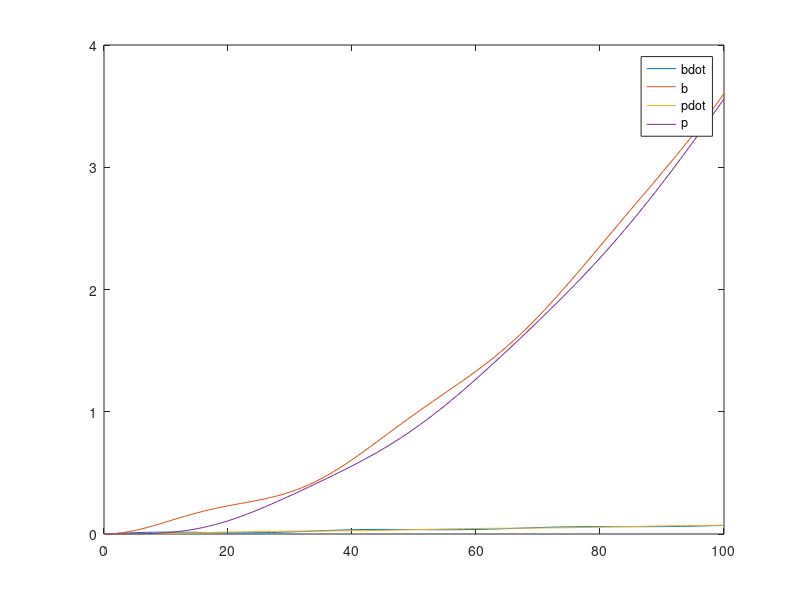
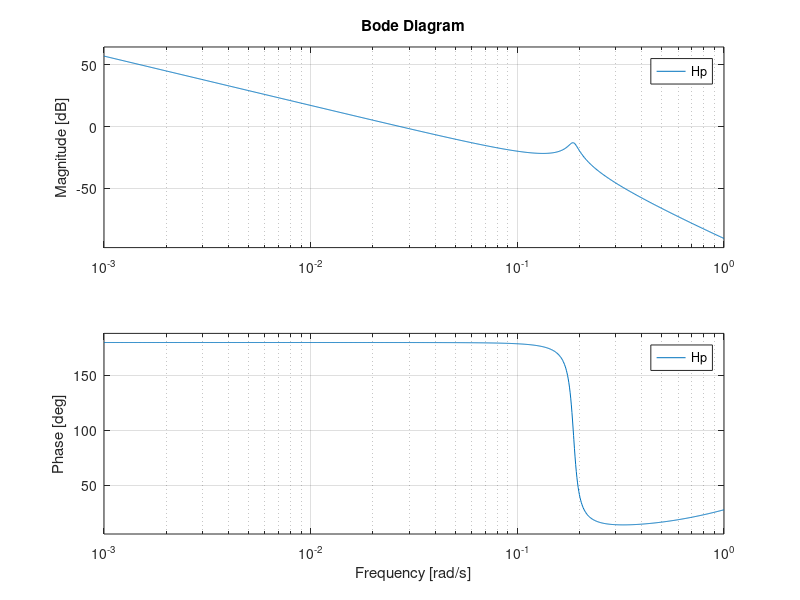
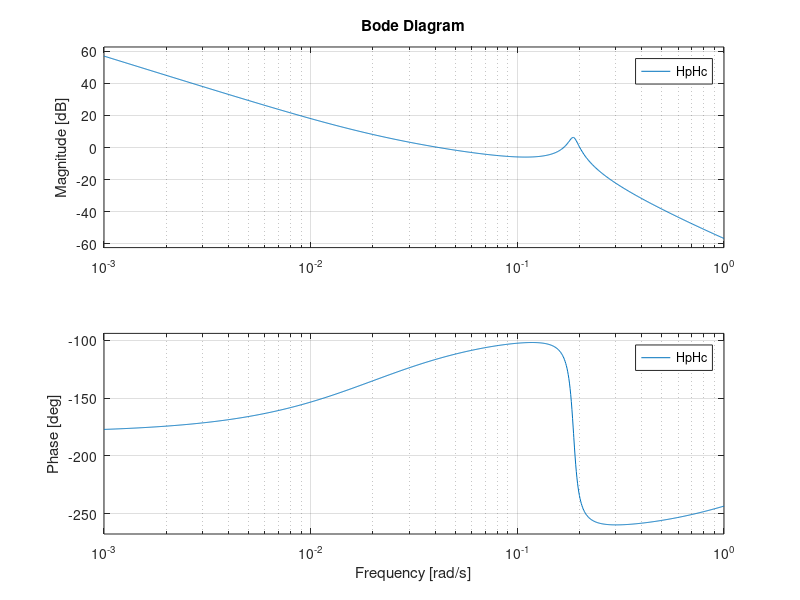
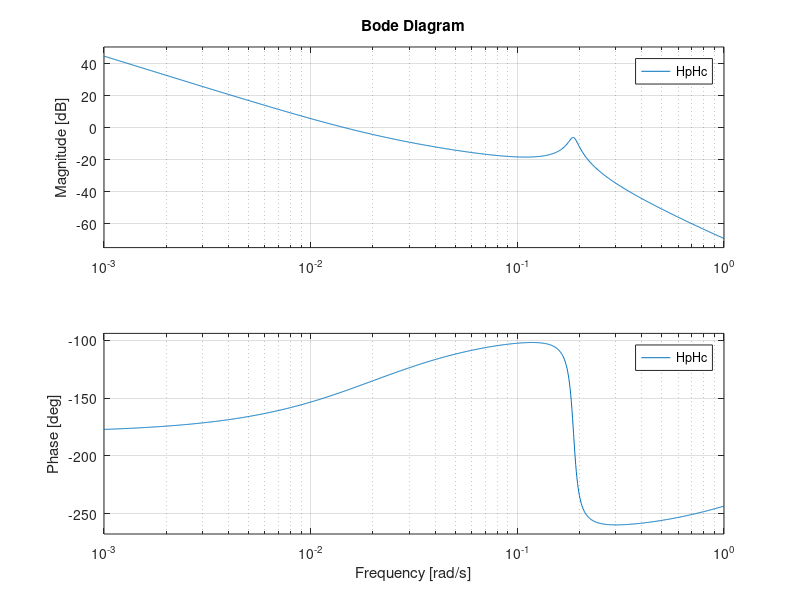

The MATLAB script that drew these images, in order: (Note: this script raises an error after producing the figures.)
% -----------------------------------
% E lecture 12
% -----------------------------------
clear all; clc; close all;
%% ----------------------------------
% Creating an open-loop system model
% -----------------------------------
Jb = 400;
Jp = 1000;
k = 10;
b = 5;
s = tf('s');
hb1 = 1/(Jb*s);
hb2 = 1/s;
hp1 = 1/(Jp*s);
hp2 = 1/s;
sat0 = append(ss(hb1), ss(hb2), k, b, ss(hp1), ss(hp2));

% Connecting
inputs = [1];
outputs = [1 2 5 6];    %theta b dot, theta b, theta p dot, theta p
Q = [1, -3, -4;...
     2, 1, 0;...
     3, 2, -6;...
     4, 1, -5;...
     5, 3, 4;...
     6, 5, 0];
 sat1=connect(sat0,Q,inputs,outputs)
 % -----------------------------
 % What is the problem?
 % -----------------------------
 t=0:100;
 [Y]=step(sat1,t);
 plot(t,Y);legend('bdot','b','pdot','p')
 Y(end,:)
 max(abs(Y(:,2)-Y(:,4)))
 
 % --------------------------------
 % Initial tuning with bode
 % --------------------------------
 Hp = minreal(tf([0 0 0 1]*sat1))
 handlefig1=figure('Name','Bode 1')
 bode(Hp,{0.001 1})
 % Look at all the negative phase (lag)
 Kp=1;
 Kd_Kp=50;
%  Kd=Kd_Kp*Kp;
 GPD=Kp*(1+Kd_Kp*s);
 HpHc=(GPD*Hp);
 figure()
 [a,b]=bode(HpHc,{0.001 1});
 bode(HpHc,{0.001 1});
 % -------- tuning --------
  Kp=10^(-12.3/20);
 Kd_Kp=50;
%  Kd=Kd_Kp*Kp;
 GPD=Kp*(1+Kd_Kp*s);
 HpHc=(GPD*Hp);
 figure()
 [a,b]=bode(HpHc,{0.001 1});
 bode(HpHc,{0.001 1});
 % check for closed loop
 sat2=feedback(HpHc,1);
 figure()
 subplot(1,2,1)
 step(sat2)
 subplot(1,2,2)
 bode(sat2,{0.001 1})
 
 %% ------------------------------------
 % Looking at notch filters
 % -------------------------------------
 clear all; clc; close all;
 s=tf('s');
 zeta1=0.0;
 zeta2=0.7;
 omega_no=10*2*pi;
 Num=1+2*zeta1*s/omega_no+(s/omega_no)^2;
 Den=1+2*zeta2*s/omega_no+(s/omega_no)^2;
 H_no=Num/Den
 %%%%%%%%%%%%%%% PZmap %%%%%%%%%%%%%%%
%  pzmap(H_no)
 % Staircase input
 t=0:0.001:0.5;
 u= t-mod(t,0.1);
 plot(t,u)
 % Staircase
 figure()
 subplot(3,1,1)
 lsim(H_no,u,t)
 % Bode
 subplot(3,1,2)
 bode(H_no,10^-2:0.001:1000)
 % nyquist
 subplot(3,1,3)
 nyquist(H_no)
 %% Open-loop Bode of system with notch filter
 clear all; close all; clc
  s=tf('s');
  %%%%%%%%%%%%%%  NOtch %%%%%%%%%%%%%%%
 zeta1=0.05;
 zeta2=0.7;
 omega_no=0.19;
 Num=1+2*zeta1*s/omega_no+(s/omega_no)^2;
 Den=1+2*zeta2*s/omega_no+(s/omega_no)^2;
 H_no=Num/Den
 %%%%%%%%%%%%%%%%%%% Satellite %%%%%%%%%%%%%
 Jb = 400;
Jp = 1000;
k = 10;
b = 5;
s = tf('s');
hb1 = 1/(Jb*s);
hb2 = 1/s;
hp1 = 1/(Jp*s);
hp2 = 1/s;
sat0 = append(ss(hb1), ss(hb2), k, b, ss(hp1), ss(hp2));

% Connecting
inputs = [1];
outputs = [1 2 5 6];    %theta b dot, theta b, theta p dot, theta p
Q = [1, -3, -4;...
     2, 1, 0;...
     3, 2, -6;...
     4, 1, -5;...
     5, 3, 4;...
     6, 5, 0];
 sat1=connect(sat0,Q,inputs,outputs)
 %%%%%%%%%%%%%%%% PD %%%%%%%%%%%%%%%%%%%
Kp=1;
Kptune=1.63;
Kd_Kp=50;
GPD=Kp*(1+Kd_Kp*s);
GPD2=Kptune*(1+Kd_Kp*s);
%%%%%%%%%%%%%%%%%% Open loop %%%%%%%%%%%%%%%%%
Hp = minreal(tf([0 0 0 1]*sat1))
HpHcHn=(GPD*Hp*H_no);
HpHcHn2=(GPD2*Hp*H_no);
figure()
[a,b]=bode(HpHcHn);
subplot(1,2,1)
margin(HpHcHn)
subplot(1,2,2)
margin(HpHcHn2)

% Final check
sat3=feedback(HpHcHn2,1);
t=0:0.01:250;
ramp=t;
 figure()
 subplot(1,3,3)
 yr=lsim(sat3,ramp,t);
 lsim(sat3,ramp,t)
 subplot(1,3,2)
 y=step(sat3,t);
 step(sat3,t)
 subplot(1,3,1)
 [mag,phs]=bode(sat3);
 bode(sat3)
 bandwidth(sat3)
 % assume we have the transfer function for the satellite
Hp
% and the transfer function for the notch filter
H_no
% the feedback parameters are:
Kp = 1.63
tau = 50
s = tf('s')
% create the feedback
Hc = feedback(Kp*H_no*Hp,(1+tau*s))
t=0:0.01:250;
ramp=t;
 figure()
 subplot(1,3,3)
 yr=lsim(Hc,ramp,t);
 lsim(Hc,ramp,t)
 subplot(1,3,2)
 y=step(Hc,t);
 step(Hc,t)
 subplot(1,3,1)
 [mag,phs]=bode(Hc);
 bode(Hc)
figure()
pzmap(Hc)